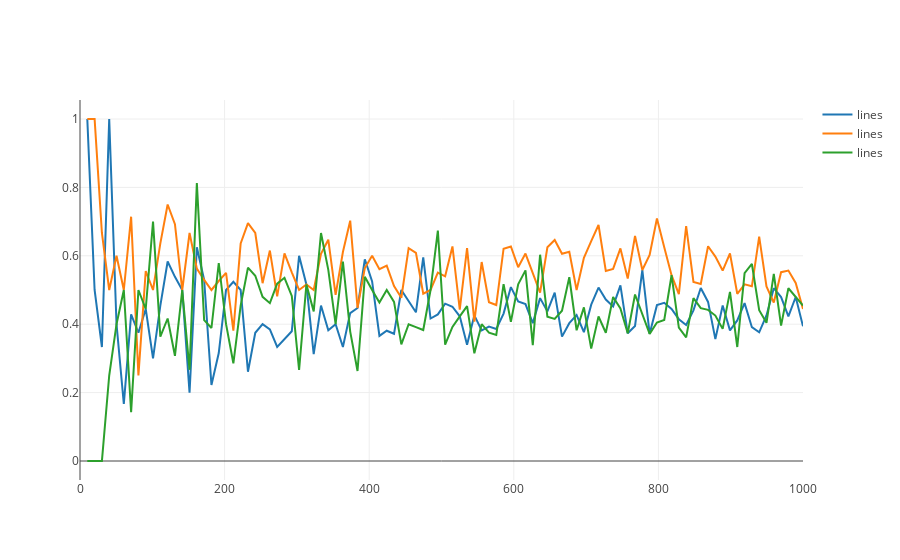

Notebook cell for this chart:
### Code cell
import plotly
from plotly.graph_objs import Line, Layout
import plotly.graph_objs as go
import numpy as np


N = 1000
x = np.linspace(0, N, 100)
PA = [random.uniform(0, 1) for i in range(0,100)]
PB = [random.uniform(0, 1) for i in range(0,100)]
prob_A_win =   [iterate(i,PA,PB) for i in range(0,N)]

PA = [random.uniform(0, 1) for i in range(0,100)]
PB = [random.uniform(0, 1) for i in range(0,100)]
prob_A_win2 =  [iterate(i,PA,PB) for i in range(0,N)]

PA = [random.uniform(0, 1) for i in range(0,100)]
PB = [random.uniform(0, 1) for i in range(0,100)]
prob_A_win3 =  [iterate(i,PA,PB) for i in range(0,N)]

trace0 = go.Scatter(
    x = x,
    y = prob_A_win,
    mode = 'lines',
    name = 'lines'
)
trace1 = go.Scatter(
    x = x,
    y = prob_A_win2,
    mode = 'lines',
    name = 'lines'
)
trace2 = go.Scatter(
    x = x,
    y = prob_A_win3,
    mode = 'lines',
    name = 'lines'
)


plotly.offline.init_notebook_mode(connected=True)

data = [trace0, trace1, trace2]

plotly.offline.iplot(data, filename='line-mode')
